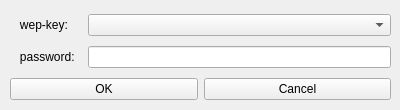
<?xml version="1.0" encoding="UTF-8"?>
<ui version="4.0">
 <class>WEPInputDlg</class>
 <widget class="QWidget" name="WEPInputDlg">
  <property name="windowModality">
   <enum>Qt::NonModal</enum>
  </property>
  <property name="geometry">
   <rect>
    <x>0</x>
    <y>0</y>
    <width>400</width>
    <height>110</height>
   </rect>
  </property>
  <property name="windowTitle">
   <string>Form</string>
  </property>
  <widget class="QWidget" name="verticalLayoutWidget">
   <property name="geometry">
    <rect>
     <x>10</x>
     <y>10</y>
     <width>381</width>
     <height>95</height>
    </rect>
   </property>
   <layout class="QVBoxLayout" name="verticalLayout">
    <item>
     <layout class="QHBoxLayout" name="horizontalLayout_2">
      <item>
       <widget class="QLabel" name="label">
        <property name="text">
         <string>   wep-key:    </string>
        </property>
       </widget>
      </item>
      <item>
       <widget class="QComboBox" name="comboBox_key_sel">
        <property name="sizePolicy">
         <sizepolicy hsizetype="Expanding" vsizetype="Fixed">
          <horstretch>0</horstretch>
          <verstretch>0</verstretch>
         </sizepolicy>
        </property>
       </widget>
      </item>
     </layout>
    </item>
    <item>
     <layout class="QHBoxLayout" name="horizontalLayout">
      <item>
       <widget class="QLabel" name="label_2">
        <property name="text">
         <string>   password:  </string>
        </property>
       </widget>
      </item>
      <item>
       <widget class="QLineEdit" name="lineEdit_passwd">
        <property name="focusPolicy">
         <enum>Qt::StrongFocus</enum>
        </property>
       </widget>
      </item>
     </layout>
    </item>
    <item>
     <layout class="QHBoxLayout" name="horizontalLayout_4">
      <item>
       <widget class="QPushButton" name="pushButton_ok">
        <property name="text">
         <string>OK</string>
        </property>
       </widget>
      </item>
      <item>
       <widget class="QPushButton" name="pushButton_cancel">
        <property name="text">
         <string>Cancel</string>
        </property>
       </widget>
      </item>
     </layout>
    </item>
   </layout>
  </widget>
 </widget>
 <resources/>
 <connections/>
</ui>
